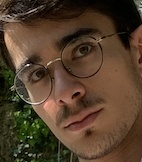
#> input picture Pre-Process/Image Filter/pic.jpg, 142 x 162 px
$ python median_filter.py
#> lines starting #> are read from the running program, lines starting #| are printed output that depends on the picture
import cv2
import numpy as np

# Load the image
img = cv2.imread("pic.jpg")
#> img is the input picture: shape (162, 142, 3); mean B, G, R 43.5, 62.7, 83.4

# Define the kernel size for Median Filter
kernel_size = 5

# Apply Median Filter to the image
img_median = cv2.medianBlur(img, kernel_size)
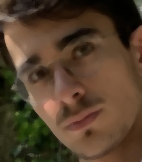
#> img_median: shape (162, 142, 3); mean B, G, R 43, 62.5, 83.2

# Display the original and filtered images
cv2.imshow("Original", img)
cv2.imshow("Median Filter", img_median)
cv2.imwrite("result/pic_median_filter.jpg", img_median)
cv2.waitKey(0)
cv2.destroyAllWindows()

#In this example, the medianBlur function takes three arguments:
#img: the input image.
#kernel_size: the size of the kernel used for the median filter. The kernel size should be an odd number. Larger kernel sizes will result in a stronger filter effect.
